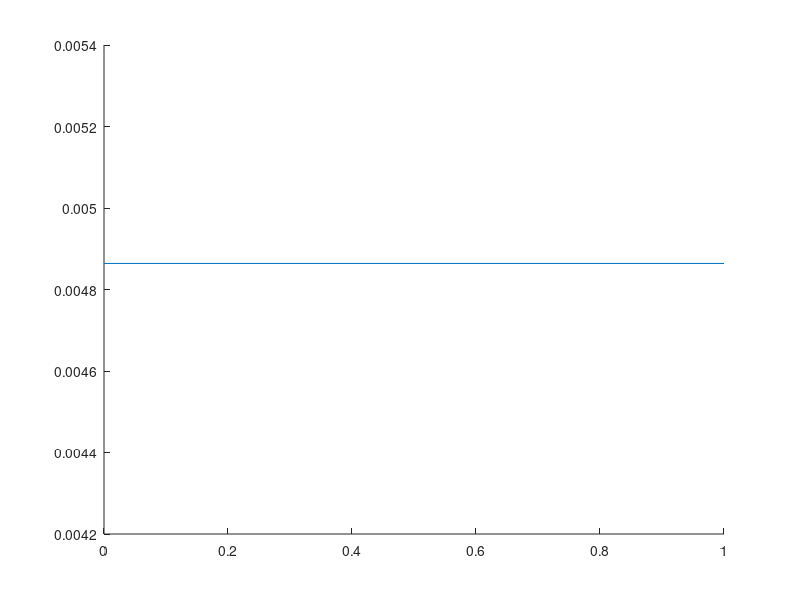

Source code (MATLAB): (Note: this script raises an error after producing the figure.)
%no pendulum
maximumBlock = 0.004863914701220;

figure('pos',[10,10,900,600]); hold on;
h1 = plot([0,1],[maximumBlock,maximumBlock]);

%Mu5
load('mu5/mu_5.mat')
paramVec = zeros(size(maxBlock,1));
for i =1:size(maxBlock,1)
    paramVec(i) = totalPoincare{i}(end,6);
end
h2 = plot(paramVec,maxBlock,'r');

%Mu10
load('mu_10/mu_10.mat')
paramVec = zeros(size(maxBlock,1));
for i =1:size(maxBlock,1)
    paramVec(i) = mu_10{i}(end,6);
end
h3 =plot(paramVec,maxBlock,'b');

%Mu20
load('mu_20/mu_20.mat')
paramVec = zeros(size(maxBlock,1));
for i =1:size(maxBlock,1)
    paramVec(i) = mu_20{i}(end,6);
end
h4 = plot(paramVec,maxBlock,'g');

%Mu30
load('mu_30/mu_30.mat')
paramVec = zeros(size(maxBlock,1));
for i =1:size(maxBlock,1)
    paramVec(i) = mu_30{i}(end,6);
end
h5 = plot(paramVec,maxBlock,'k');

%Mu40
load('mu_40/mu_40.mat')
paramVec = zeros(size(maxBlock,1));
for i =1:size(maxBlock,1)
    paramVec(i) = mu_40{i}(end,6);
end
h6 = plot(paramVec,maxBlock,'m');

axis([0.1,1,4.5e-3,6.5e-3]);

legend([h1;h2;h3;h4;h5;h6],{'no pendulum','mu =5','mu =10','mu = 20','mu=30','mu =40'});

xlabel('Pendulum Length, l','Interpreter','latex');
ylabel('Maximum block angle in periodic motion');


